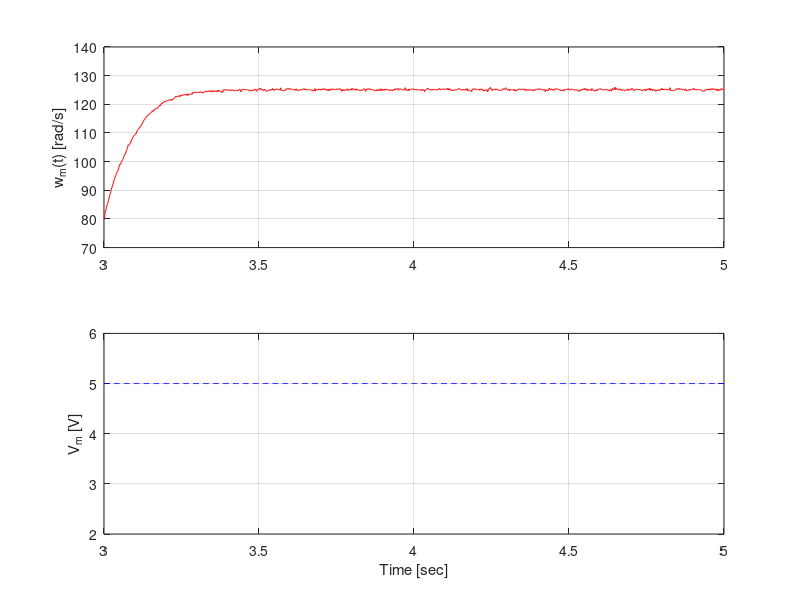
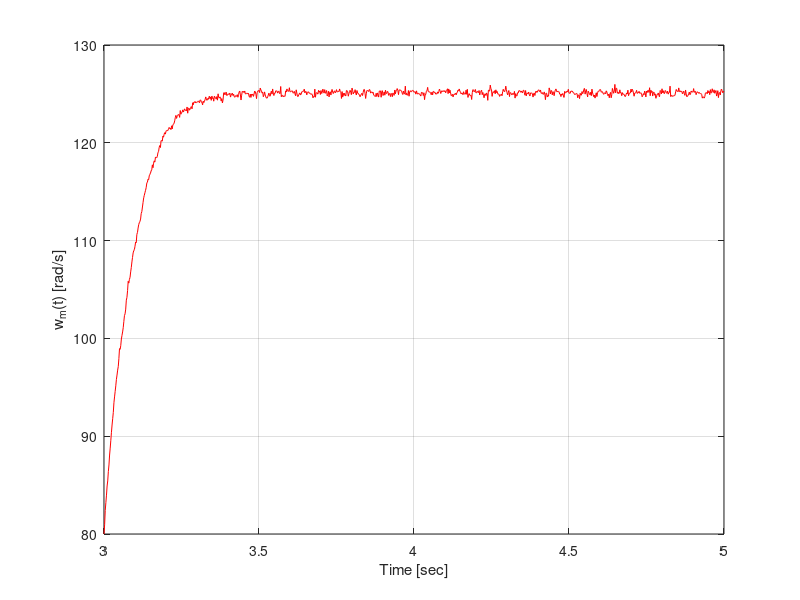

Write the MATLAB code that produced these figures, in order. (Note: this script raises an error after producing the figures.)
%Instituto Tecnológico y de Estudios Superiores de Monterrey
%Name: Carlos Hernán Auquilla Larriva
%Course: Autonomy of Unmanned Aerial Vehicles
%Last update: August 13th 2024
clc; clear;close all;

%%Practice 2
%Load data
load('a00834778_comparison.mat');

%Period of time for analysis
init_time = 3;
final_time = 5;
init_index = init_time * 500 + 1;
final_index = final_time * 500 + 1;
partial_index = init_index:final_index; %Takes values from init_time to final_time

%Load only necessary data
t = data(1,partial_index);
voltage = data(2,partial_index);
ang_vel_real = data(3,partial_index);
ang_vel_zn = data(4,partial_index);
ang_vel_miller = data(5,partial_index);
ang_vel_an = data(6,partial_index);

%Plot section
subplot(2,1,1);
plot(t,ang_vel_real,"r");
ylabel('w_m(t) [rad/s]');
xlim([init_time final_time])
ylim([70 140])
grid on;

subplot(2,1,2); 
plot(t,voltage,"--b")
ylabel('V_m [V]');
xlabel('Time [sec]')
xlim([init_time final_time])
ylim([2 6])
grid on;

%Real response
figure;
plot(t,ang_vel_real,"r");
ylabel('w_m(t) [rad/s]');
xlabel('Time [sec]');
grid on;

%Comparison
%Ziegler-Nichols
r_zn = ang_vel_real - ang_vel_zn;
SS2_zn = norm(r_zn,2)^2; %The sum of squared errors


%Miller
r_miller = ang_vel_real - ang_vel_miller;
SS2_miller = norm(r_miller,2)^2;

%Analytic
r_an = ang_vel_real - ang_vel_an;
SS2_an = norm(r_an,2)^2;

figure;
labels_error = categorical({'Ziegler-Nichols','Miller','Analytic'});
labels_error = reordercats(labels_error,{'Ziegler-Nichols','Miller','Analytic'});
SS2 = [SS2_zn; SS2_miller; SS2_an];
bar(labels_error,SS2);
title("Model error comparison")






